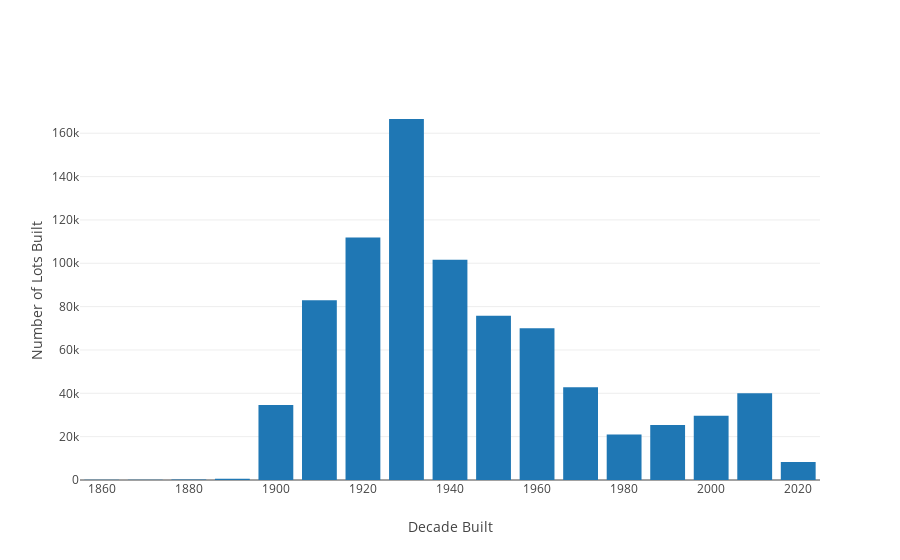

Here is the notebook cell this chart was saved with:
### Code cell
ny_decades = ny[['YearBuilt', 'NumFloors', 'BBL']].copy() # Avoid case where changing df1 also changes df
ny_decades['YearBuilt'] = (np.ceil(ny_decades['YearBuilt'] / 10.0).astype(int) * 10) # round up to next decade
trace = go.Bar(
    x = ny_decades.groupby('YearBuilt').count()['BBL'].index,
    y = ny_decades.groupby('YearBuilt').count()['BBL']
)
layout = go.Layout(
    xaxis = dict(title = 'Decade Built'),
    yaxis = dict(title = 'Number of Lots Built')
)
fig = go.Figure(data = [trace], layout = layout)
plotly.offline.iplot(fig)

### Figure 1 — Plotly figure (JSON) as saved in the notebook; plotly's stock layout.template omitted (floating-point values rounded to 4 significant figures)
{"data": [{"type": "bar", "x": [1860, 1870, 1880, 1890, 1900, 1910, 1920, 1930, 1940, 1950, 1960, 1970, 1980, 1990, 2000, 2010, 2020], "y": [124, 108, 237, 612, 34621, 82993, 111934, 166571, 101576, 75824, 69971, 42846, 20943, 25425, 29631, 40085, 8281]}], "layout": {"xaxis": {"title": "Decade Built"}, "yaxis": {"title": "Number of Lots Built"}}}
